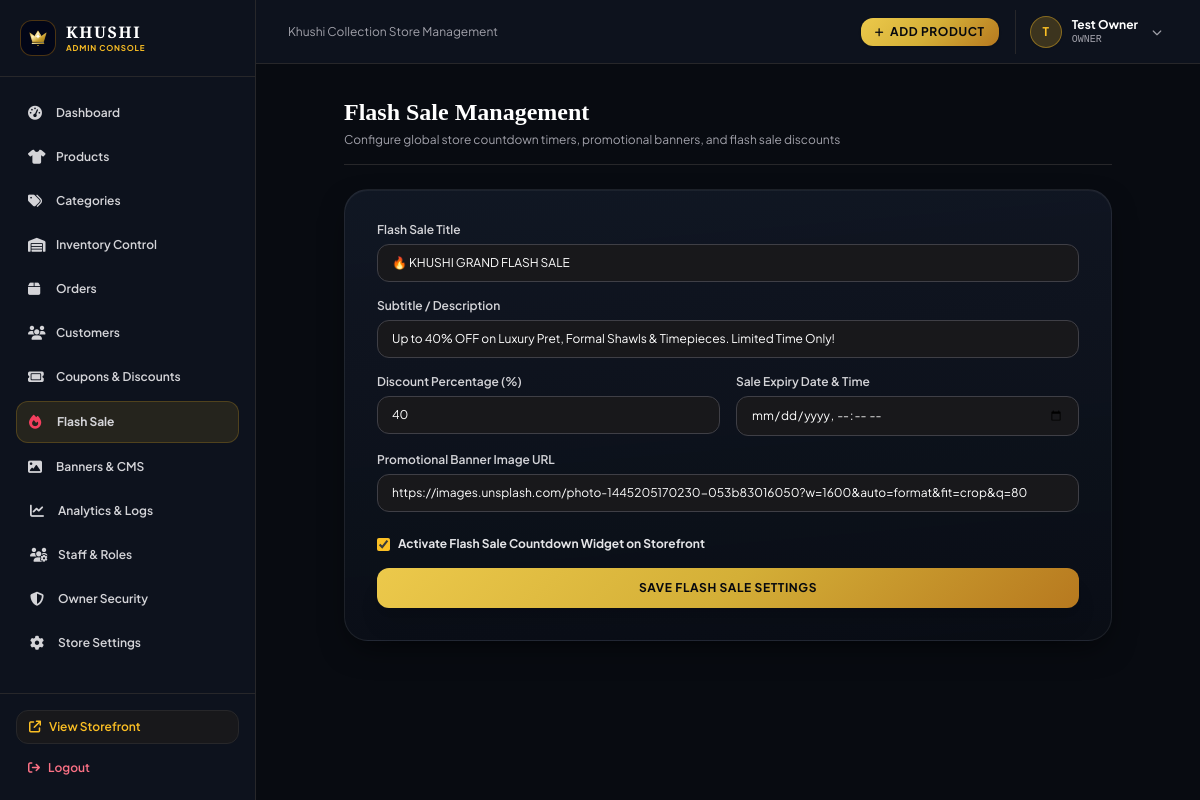
Screenshot of /admin/flash-sale (signed in) with the database file from the repository.
### tables this page shows
CREATE TABLE users (
        id INTEGER PRIMARY KEY AUTOINCREMENT,
        name TEXT NOT NULL,
        email TEXT UNIQUE NOT NULL,
        phone TEXT,
        password_hash TEXT NOT NULL,
        role TEXT DEFAULT 'customer',
        status TEXT DEFAULT 'active',
        created_at TIMESTAMP DEFAULT CURRENT_TIMESTAMP
    , failed_login_attempts INTEGER DEFAULT 0, locked_until TIMESTAMP, session_token TEXT, last_login_at TIMESTAMP);

CREATE TABLE flash_sales (
        id INTEGER PRIMARY KEY AUTOINCREMENT,
        title TEXT NOT NULL,
        subtitle TEXT,
        discount_percentage INTEGER DEFAULT 40,
        start_time TIMESTAMP,
        end_time TIMESTAMP,
        is_active INTEGER DEFAULT 1,
        banner_image TEXT
    );

### routes/admin.py (the view, shortened to what this page needs)
@admin_bp.route('/flash-sale', methods=['GET', 'POST'])
@admin_required(['super_admin', 'manager'])
def flash_sale():
    sale = query_db('SELECT * FROM flash_sales ORDER BY id DESC LIMIT 1', one=True)
    return render_template('admin/flash_sale/index.html', sale=sale)

### database.py (called while the page is built)
def get_db():
    try:
        conn = sqlite3.connect(DATABASE_PATH, timeout=30.0)
        conn.row_factory = sqlite3.Row
        conn.execute("PRAGMA foreign_keys = ON")
        try:
            conn.execute("PRAGMA journal_mode = WAL")
        except Exception:
            try:
                conn.execute("PRAGMA journal_mode = DELETE")
            except Exception:
                pass
        return conn
    except Exception:
        conn = sqlite3.connect(":memory:", timeout=30.0)
        conn.row_factory = sqlite3.Row
        return conn

def query_db(query, args=(), one=False):
    conn = get_db()
    try:
        cur = conn.cursor()
        cur.execute(query, args)
        rv = cur.fetchall()
        return (rv[0] if rv else None) if one else rv
    finally:
        conn.close()

### routes/admin.py (called while the page is built, shortened)
def resolve_current_user():
    user_id = session.get('user_id')
    s_token = session.get('session_token')
    token = None
    auth_header = request.headers.get('Authorization', '')
    if auth_header.startswith('Bearer '):
        token = auth_header[7:].strip()
    elif request.headers.get('X-Session-Token'):
        token = request.headers.get('X-Session-Token').strip()
    elif request.is_json and request.get_json(silent=True):
        token = request.get_json(silent=True).get('session_token')
    elif request.args.get('session_token'):
        token = request.args.get('session_token').strip()
    if not token and s_token:
        token = s_token
    if user_id:
        return user_id, s_token
    return None, None

### templates/admin/flash_sale/index.html (shortened to what this page needs)
{% extends 'admin/base.html' %}
{% block content %}
<div class="max-w-3xl mx-auto space-y-6">
    <div class="pb-4 border-b border-zinc-800">
        <h1 class="text-2xl font-serif font-bold text-white">Flash Sale Management</h1>
        <p class="text-xs text-zinc-400 mt-1">Configure global store countdown timers, promotional banners, and flash sale discounts</p>
    </div>
    <div class="luxury-card p-6 sm:p-8 rounded-3xl space-y-6">
        <form method="POST" class="space-y-4">
            <div>
                <label class="block text-xs font-semibold text-zinc-300 mb-1.5">Flash Sale Title</label>
                <input type="text" name="title" required value="{{ sale.title if sale else '🔥 KHUSHI GRAND FLASH SALE' }}" class="w-full bg-zinc-900 border border-zinc-700 rounded-xl px-3.5 py-2.5 text-xs text-white focus:outline-none focus:border-amber-400">
            </div>
            <div>
                <label class="block text-xs font-semibold text-zinc-300 mb-1.5">Subtitle / Description</label>
                <input type="text" name="subtitle" value="{{ sale.subtitle if sale else 'Up to 40% OFF on Luxury Pret, Formal Shawls & Timepieces.' }}" class="w-full bg-zinc-900 border border-zinc-700 rounded-xl px-3.5 py-2.5 text-xs text-white focus:outline-none focus:border-amber-400">
            </div>
            <div class="grid grid-cols-1 sm:grid-cols-2 gap-4">
                <div>
                    <label class="block text-xs font-semibold text-zinc-300 mb-1.5">Discount Percentage (%)</label>
                    <input type="number" name="discount_percentage" required value="{{ sale.discount_percentage if sale else 40 }}" class="w-full bg-zinc-900 border border-zinc-700 rounded-xl px-3.5 py-2.5 text-xs text-white focus:outline-none focus:border-amber-400">
                </div>
                <div>
                    <label class="block text-xs font-semibold text-zinc-300 mb-1.5">Sale Expiry Date & Time</label>
                    <input type="datetime-local" name="end_time" class="w-full bg-zinc-900 border border-zinc-700 rounded-xl px-3.5 py-2.5 text-xs text-white focus:outline-none focus:border-amber-400">
                </div>
            </div>
            <div>
                <label class="block text-xs font-semibold text-zinc-300 mb-1.5">Promotional Banner Image URL</label>
                <input type="url" name="banner_image" value="{{ sale.banner_image if sale else '' }}" placeholder="https://images.unsplash.com/..." class="w-full bg-zinc-900 border border-zinc-700 rounded-xl px-3.5 py-2.5 text-xs text-white focus:outline-none focus:border-amber-400">
            </div>
            <div class="pt-2">
                <label class="flex items-center gap-2 text-xs text-zinc-200 font-bold cursor-pointer">
                    <input type="checkbox" name="is_active" value="1" {% if not sale or sale.is_active %}checked{% endif %} class="accent-amber-400">
                    <span>Activate Flash Sale Countdown Widget on Storefront</span>
                </label>
            </div>
            <button type="submit" class="w-full py-3 rounded-xl btn-gold text-xs font-bold uppercase tracking-wider shadow-xl mt-4">
                Save Flash Sale Settings
            </button>
        </form>
    </div>
</div>
{% endblock %}

### templates/admin/base.html (shortened to what this page needs)
<!DOCTYPE html>
<html lang="en">
<head>
    <script src="https://cdn.tailwindcss.com"></script>
    <link rel="stylesheet" href="https://cdnjs.cloudflare.com/ajax/libs/font-awesome/6.5.1/css/all.min.css">
    <link rel="stylesheet" href="{{ url_for('static', filename='css/style.css') }}">
</head>
<body class="bg-[#080B11] text-zinc-100 min-h-screen flex antialiased">
    <aside id="admin-sidebar" class="w-64 bg-[#0D121D] border-r border-zinc-800 flex flex-col justify-between flex-shrink-0 fixed md:relative inset-y-0 left-0 z-50 transform -translate-x-full md:translate-x-0 transition-transform duration-300 md:flex hidden md:flex">
        <div>
            <div class="p-5 border-b border-zinc-800">
                <a href="{{ url_for('admin.dashboard') }}" class="flex items-center gap-2.5">
                    <div class="w-9 h-9 rounded-xl bg-slate-950 p-1.5 flex items-center justify-center border border-amber-500/30 flex-shrink-0">
                        <img src="{{ url_for('static', filename='images/logo-mark.svg') }}" alt="Khushi Logo" class="w-full h-full object-contain">
                    </div>
                    <div class="flex flex-col">
                        <span class="font-cinzel text-base font-black tracking-widest text-white leading-none">KHUSHI</span>
                        <span class="text-[8px] uppercase tracking-widest text-amber-400 font-bold mt-1 leading-none">Admin Console</span>
                    </div>
                </a>
            </div>
            <nav class="p-4 space-y-1 text-xs font-semibold">
                <a href="{{ url_for('admin.dashboard') }}" class="flex items-center gap-3 px-3 py-2.5 rounded-xl hover:bg-zinc-800/80 transition text-zinc-300 hover:text-white ">
                    <i class="fa-solid fa-gauge-high text-sm w-4"></i> Dashboard
                </a>
                <a href="{{ url_for('admin.products') }}" class="flex items-center gap-3 px-3 py-2.5 rounded-xl hover:bg-zinc-800/80 transition text-zinc-300 hover:text-white ">
                    <i class="fa-solid fa-shirt text-sm w-4"></i> Products
                </a>
                <a href="{{ url_for('admin.categories') }}" class="flex items-center gap-3 px-3 py-2.5 rounded-xl hover:bg-zinc-800/80 transition text-zinc-300 hover:text-white ">
                    <i class="fa-solid fa-tags text-sm w-4"></i> Categories
                </a>
                <a href="{{ url_for('admin.inventory') }}" class="flex items-center gap-3 px-3 py-2.5 rounded-xl hover:bg-zinc-800/80 transition text-zinc-300 hover:text-white ">
                    <i class="fa-solid fa-warehouse text-sm w-4"></i> Inventory Control
                </a>
                <a href="{{ url_for('admin.orders') }}" class="flex items-center justify-between px-3 py-2.5 rounded-xl hover:bg-zinc-800/80 transition text-zinc-300 hover:text-white ">
                    <span class="flex items-center gap-3">
                        <i class="fa-solid fa-box text-sm w-4"></i> Orders
                    </span>
                </a>
                <a href="{{ url_for('admin.customers') }}" class="flex items-center gap-3 px-3 py-2.5 rounded-xl hover:bg-zinc-800/80 transition text-zinc-300 hover:text-white ">
                    <i class="fa-solid fa-users text-sm w-4"></i> Customers
                </a>
                <a href="{{ url_for('admin.coupons') }}" class="flex items-center gap-3 px-3 py-2.5 rounded-xl hover:bg-zinc-800/80 transition text-zinc-300 hover:text-white ">
                    <i class="fa-solid fa-ticket text-sm w-4"></i> Coupons & Discounts
                </a>
                <a href="{{ url_for('admin.flash_sale') }}" class="flex items-center gap-3 px-3 py-2.5 rounded-xl hover:bg-zinc-800/80 transition text-zinc-300 hover:text-white {% if 'flash_sale' in request.endpoint %}bg-amber-400/10 text-amber-400 font-bold border border-amber-400/20{% endif %}">
                    <i class="fa-solid fa-fire text-sm w-4 text-rose-500"></i> Flash Sale
                </a>
                <a href="{{ url_for('admin.banners') }}" class="flex items-center gap-3 px-3 py-2.5 rounded-xl hover:bg-zinc-800/80 transition text-zinc-300 hover:text-white ">
                    <i class="fa-solid fa-image text-sm w-4"></i> Banners & CMS
                </a>
                <a href="{{ url_for('admin.reports') }}" class="flex items-center gap-3 px-3.5 py-2.5 rounded-xl hover:bg-zinc-800/80 transition text-zinc-300 hover:text-white ">
                    <i class="fa-solid fa-chart-line text-sm w-4"></i> Analytics & Logs
                </a>
                {% if session.get('user_role') in ('OWNER', 'super_admin', 'SUPER_ADMIN') %}
                <a href="{{ url_for('admin.security_center') }}" class="flex items-center gap-3 px-3.5 py-2.5 rounded-xl hover:bg-zinc-800/80 transition text-zinc-300 hover:text-white">
                    <i class="fa-solid fa-users-gear text-sm w-4"></i> Staff & Roles
                </a>
                {% endif %}
                <a href="{{ url_for('admin.security_center') }}" class="flex items-center gap-3 px-3.5 py-2.5 rounded-xl hover:bg-zinc-800/80 transition text-zinc-300 hover:text-white ">
                    <i class="fa-solid fa-shield-halved text-sm w-4"></i> Owner Security
                </a>
                <a href="{{ url_for('admin.settings') }}" class="flex items-center gap-3 px-3.5 py-2.5 rounded-xl hover:bg-zinc-800/80 transition text-zinc-300 hover:text-white ">
                    <i class="fa-solid fa-gear text-sm w-4"></i> Store Settings
                </a>
            </nav>
        </div>
        <div class="p-4 border-t border-zinc-800 space-y-2">
            <a href="{{ url_for('storefront.home') }}" target="_blank" class="flex items-center gap-2 px-3 py-2 rounded-xl bg-zinc-900 border border-zinc-800 text-xs text-amber-400 hover:border-amber-400 transition font-semibold">
                <i class="fa-solid fa-arrow-up-right-from-square"></i>
                <span>View Storefront</span>
            </a>
            <a href="{{ url_for('admin.admin_logout') }}" class="flex items-center gap-2 px-3 py-2 rounded-xl text-xs text-rose-400 hover:bg-rose-950/40 transition font-semibold">
                <i class="fa-solid fa-arrow-right-from-bracket"></i>
                <span>Logout</span>
            </a>
        </div>
    </aside>
    <div class="flex-1 flex flex-col min-w-0 overflow-hidden">
        <header class="h-16 bg-[#0D121D] border-b border-zinc-800 flex items-center justify-between px-4 sm:px-6 lg:px-8">
            <div class="flex items-center gap-3">
                <span class="text-xs text-zinc-400 hidden sm:inline">Khushi Collection Store Management</span>
            </div>
            <div class="flex items-center gap-4">
                <a href="{{ url_for('admin.add_product') }}" class="px-3.5 py-1.5 rounded-xl btn-gold text-xs font-bold uppercase tracking-wider flex items-center gap-1.5 shadow">
                    <i class="fa-solid fa-plus text-[10px]"></i> Add Product
                </a>
                <div class="relative pl-2 border-l border-zinc-800">
                    <button type="button" onclick="toggleAdminMenu()" id="admin-user-menu-btn" class="flex items-center gap-2.5 p-1.5 rounded-xl hover:bg-zinc-800/80 transition cursor-pointer text-left focus:outline-none select-none">
                        <div class="w-8 h-8 rounded-full bg-amber-400/20 text-amber-400 flex items-center justify-center font-bold text-xs border border-amber-400/40 shadow-sm">
                            {{ session.get('user_name', 'Admin')[0] }}
                        </div>
                        <div class="hidden sm:block text-left">
                            <span class="text-xs font-bold text-white block leading-tight">{{ session.get('user_name', 'Admin') }}</span>
                            <span class="text-[10px] text-zinc-400 block uppercase font-mono">{{ session.get('user_role', 'Administrator').replace('_', ' ') }}</span>
                        </div>
                        <i class="fa-solid fa-chevron-down text-[10px] text-zinc-400 ml-1 transition duration-200" id="admin-menu-chevron"></i>
                    </button>
                </div>
            </div>
        </header>
        <main class="flex-1 overflow-y-auto p-4 sm:p-6 lg:p-8">
            {% block content %}{% endblock %}
        </main>
    </div>
</body>
</html>

### static/css/style.css (style rules this page uses)
:root { --font-serif: 'Playfair Display', 'Cormorant Garamond', Georgia, serif; --font-cinzel: 'Cinzel', 'Playfair Display', serif; --font-sans: 'Plus Jakarta Sans', system-ui, -apple-system, sans-serif; --primary-gold: #D4AF37; --primary-gold-light: #F5E296; --primary-gold-dark: #99771E; --primary-gold-muted: #A18A4D; --accent-gold-glow: rgba(212, 175, 55, 0.22); --accent-gold-border: rgba(212, 175, 55, 0.25); --bg-deep: #06080E; --bg-dark: #0A0E17; --bg-elevated: #101623; --card-dark: #121826; --card-dark-border: rgba(212, 175, 55, 0.16); --card-dark-hover-border: rgba(212, 175, 55, 0.5); --motion-fast: 180ms cubic-bezier(0.16, 1, 0.3, 1); --motion-medium: 350ms cubic-bezier(0.16, 1, 0.3, 1); --motion-luxury: 750ms cubic-bezier(0.16, 1, 0.3, 1); }
body { font-family: var(--font-sans); background-color: var(--bg-deep); color: #F1F5F9; overflow-x: hidden; position: relative; }
.font-serif { font-family: var(--font-serif); }
.font-cinzel { font-family: var(--font-cinzel); }
.luxury-card { background: linear-gradient(175deg, rgba(19, 26, 40, 0.8) 0%, rgba(10, 14, 22, 0.95) 100%); border: 1px solid rgba(255, 255, 255, 0.08); box-shadow: 0 12px 30px -8px rgba(0, 0, 0, 0.6), 0 1px 0 rgba(255, 255, 255, 0.05) inset; transition: all var(--motion-medium); }
.btn-gold { background: linear-gradient(135deg, #ECC94B 0%, #D4AF37 50%, #B7791F 100%); color: #06080E; font-weight: 700; transition: all var(--motion-fast); box-shadow: 0 4px 15px rgba(212, 175, 55, 0.25); }
:root { --bg-bright: #FFFFFF; --bg-surface-light: #F8FAFC; --bg-surface-alt: #F1F5F9; --navy-deep: #080E24; --navy-mid: #0D1630; --navy-light: #15224A; --royal-blue: #2563EB; --gold-accent: #D4AF37; --gold-vibrant: #F59E0B; }

### rows the page displays
users: get "Test Owner", get "OWNER"
flash_sales: title "🔥 KHUSHI GRAND FLASH SALE", subtitle "Up to 40% OFF on Luxury Pret, Formal Shawls & Timepieces. Limited Time Only!", discount_percentage "40", banner_image "https://images.unsplash.com/photo-1445205170230-053b83016050?w=1600&auto=format&fit=crop&q=80", is_active "☑"

### other values shown
{{ session.get('user_name', 'Admin')[0] }} "T"
